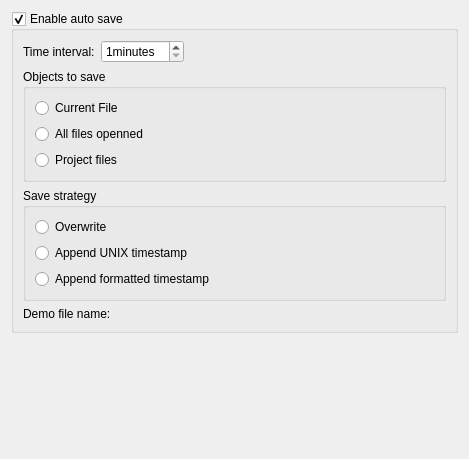
<?xml version="1.0" encoding="UTF-8"?>
<ui version="4.0">
 <class>EditorAutoSaveWidget</class>
 <widget class="QWidget" name="EditorAutoSaveWidget">
  <property name="geometry">
   <rect>
    <x>0</x>
    <y>0</y>
    <width>469</width>
    <height>459</height>
   </rect>
  </property>
  <property name="windowTitle">
   <string>Form</string>
  </property>
  <layout class="QVBoxLayout" name="verticalLayout">
   <item>
    <widget class="QGroupBox" name="grpEnableAutoSave">
     <property name="title">
      <string>Enable auto save</string>
     </property>
     <property name="checkable">
      <bool>true</bool>
     </property>
     <layout class="QVBoxLayout" name="verticalLayout_2">
      <item>
       <widget class="QWidget" name="widget" native="true">
        <layout class="QHBoxLayout" name="horizontalLayout">
         <property name="leftMargin">
          <number>0</number>
         </property>
         <property name="topMargin">
          <number>0</number>
         </property>
         <property name="rightMargin">
          <number>0</number>
         </property>
         <property name="bottomMargin">
          <number>0</number>
         </property>
         <item>
          <widget class="QLabel" name="label">
           <property name="text">
            <string>Time interval:</string>
           </property>
          </widget>
         </item>
         <item>
          <widget class="QSpinBox" name="spinInterval">
           <property name="suffix">
            <string>minutes</string>
           </property>
           <property name="minimum">
            <number>1</number>
           </property>
           <property name="maximum">
            <number>60</number>
           </property>
          </widget>
         </item>
         <item>
          <spacer name="horizontalSpacer">
           <property name="orientation">
            <enum>Qt::Horizontal</enum>
           </property>
           <property name="sizeHint" stdset="0">
            <size>
             <width>40</width>
             <height>20</height>
            </size>
           </property>
          </spacer>
         </item>
        </layout>
       </widget>
      </item>
      <item>
       <widget class="QGroupBox" name="groupBox_2">
        <property name="title">
         <string>Objects to save</string>
        </property>
        <layout class="QVBoxLayout" name="verticalLayout_3">
         <item>
          <widget class="QRadioButton" name="rbCurrentFile">
           <property name="text">
            <string>Current File</string>
           </property>
          </widget>
         </item>
         <item>
          <widget class="QRadioButton" name="rbAllOpennedFiles">
           <property name="text">
            <string>All files openned</string>
           </property>
          </widget>
         </item>
         <item>
          <widget class="QRadioButton" name="rbProjectFiles">
           <property name="text">
            <string>Project files</string>
           </property>
          </widget>
         </item>
        </layout>
       </widget>
      </item>
      <item>
       <widget class="QGroupBox" name="groupBox_3">
        <property name="title">
         <string>Save strategy</string>
        </property>
        <layout class="QVBoxLayout" name="verticalLayout_4">
         <item>
          <widget class="QRadioButton" name="rbOverwrite">
           <property name="text">
            <string>Overwrite</string>
           </property>
          </widget>
         </item>
         <item>
          <widget class="QRadioButton" name="rbAppendUNIXTimestamp">
           <property name="text">
            <string>Append UNIX timestamp</string>
           </property>
          </widget>
         </item>
         <item>
          <widget class="QRadioButton" name="rbAppendFormattedTimestamp">
           <property name="text">
            <string>Append formatted timestamp</string>
           </property>
          </widget>
         </item>
        </layout>
       </widget>
      </item>
      <item>
       <widget class="QLabel" name="lblFilename">
        <property name="text">
         <string>Demo file name:</string>
        </property>
       </widget>
      </item>
     </layout>
    </widget>
   </item>
   <item>
    <spacer name="verticalSpacer">
     <property name="orientation">
      <enum>Qt::Vertical</enum>
     </property>
     <property name="sizeHint" stdset="0">
      <size>
       <width>20</width>
       <height>40</height>
      </size>
     </property>
    </spacer>
   </item>
  </layout>
 </widget>
 <resources/>
 <connections/>
</ui>
